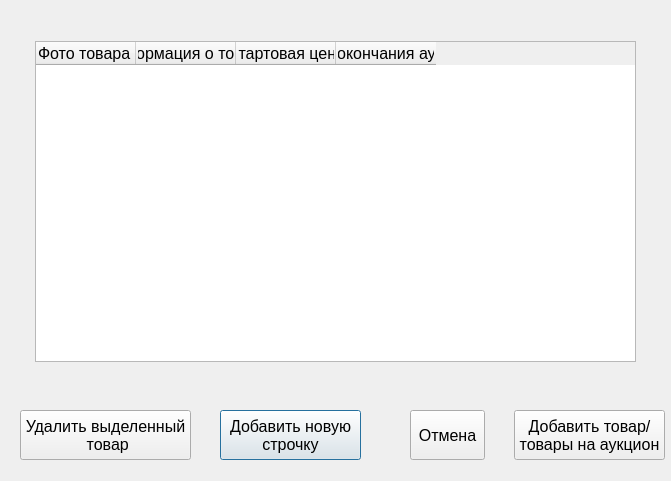
<?xml version="1.0" encoding="UTF-8"?>
<ui version="4.0">
 <class>Dialog</class>
 <widget class="QDialog" name="Dialog">
  <property name="geometry">
   <rect>
    <x>0</x>
    <y>0</y>
    <width>671</width>
    <height>481</height>
   </rect>
  </property>
  <property name="windowTitle">
   <string>Dialog</string>
  </property>
  <widget class="QPushButton" name="pushButton_2">
   <property name="geometry">
    <rect>
     <x>220</x>
     <y>410</y>
     <width>141</width>
     <height>50</height>
    </rect>
   </property>
   <property name="font">
    <font>
     <pointsize>12</pointsize>
    </font>
   </property>
   <property name="text">
    <string>Добавить новую 
строчку</string>
   </property>
  </widget>
  <widget class="QPushButton" name="pushButton_3">
   <property name="geometry">
    <rect>
     <x>410</x>
     <y>410</y>
     <width>75</width>
     <height>50</height>
    </rect>
   </property>
   <property name="font">
    <font>
     <pointsize>12</pointsize>
    </font>
   </property>
   <property name="text">
    <string>Отмена</string>
   </property>
  </widget>
  <widget class="QPushButton" name="pushButton_4">
   <property name="geometry">
    <rect>
     <x>514</x>
     <y>410</y>
     <width>151</width>
     <height>50</height>
    </rect>
   </property>
   <property name="font">
    <font>
     <pointsize>12</pointsize>
    </font>
   </property>
   <property name="text">
    <string>Добавить товар/ 
товары на аукцион</string>
   </property>
  </widget>
  <widget class="QPushButton" name="pushButton">
   <property name="geometry">
    <rect>
     <x>20</x>
     <y>410</y>
     <width>171</width>
     <height>50</height>
    </rect>
   </property>
   <property name="font">
    <font>
     <pointsize>12</pointsize>
    </font>
   </property>
   <property name="text">
    <string>Удалить выделенный
 товар</string>
   </property>
  </widget>
  <widget class="QTableWidget" name="tableWidget">
   <property name="geometry">
    <rect>
     <x>35</x>
     <y>41</y>
     <width>601</width>
     <height>321</height>
    </rect>
   </property>
   <column>
    <property name="text">
     <string>Фото товара</string>
    </property>
    <property name="font">
     <font>
      <pointsize>12</pointsize>
     </font>
    </property>
    <property name="textAlignment">
     <set>AlignLeading|AlignBottom</set>
    </property>
   </column>
   <column>
    <property name="text">
     <string>Информация о товаре</string>
    </property>
    <property name="font">
     <font>
      <pointsize>12</pointsize>
     </font>
    </property>
   </column>
   <column>
    <property name="text">
     <string>Стартовая цена</string>
    </property>
    <property name="font">
     <font>
      <pointsize>12</pointsize>
     </font>
    </property>
   </column>
   <column>
    <property name="text">
     <string>Время окончания аукциона</string>
    </property>
    <property name="font">
     <font>
      <pointsize>12</pointsize>
     </font>
    </property>
   </column>
  </widget>
 </widget>
 <resources/>
 <connections/>
</ui>
